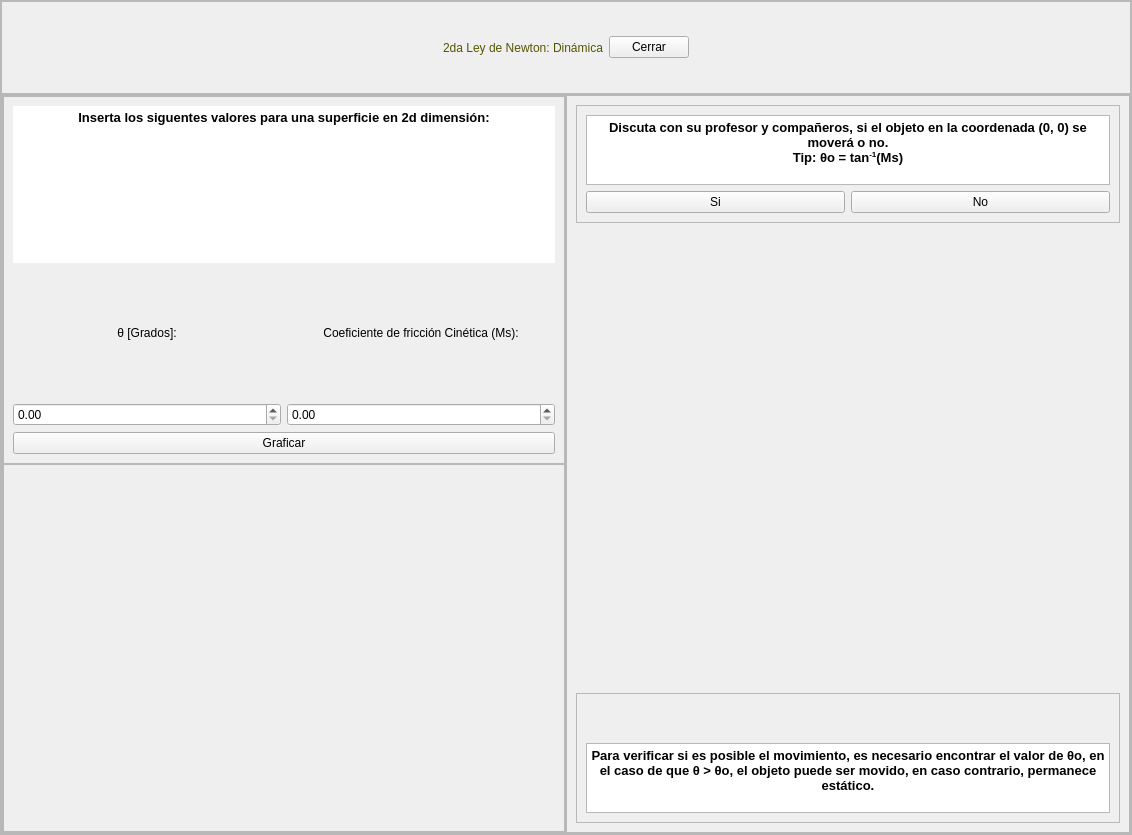
<?xml version="1.0" encoding="UTF-8"?>
<ui version="4.0">
 <class>MainWindow</class>
 <widget class="QMainWindow" name="MainWindow">
  <property name="geometry">
   <rect>
    <x>0</x>
    <y>0</y>
    <width>1132</width>
    <height>835</height>
   </rect>
  </property>
  <property name="windowTitle">
   <string>MainWindow</string>
  </property>
  <widget class="QWidget" name="centralwidget">
   <layout class="QHBoxLayout" name="horizontalLayout">
    <property name="spacing">
     <number>0</number>
    </property>
    <property name="leftMargin">
     <number>0</number>
    </property>
    <property name="topMargin">
     <number>0</number>
    </property>
    <property name="rightMargin">
     <number>0</number>
    </property>
    <property name="bottomMargin">
     <number>0</number>
    </property>
    <item>
     <widget class="QFrame" name="frame">
      <property name="frameShape">
       <enum>QFrame::StyledPanel</enum>
      </property>
      <property name="frameShadow">
       <enum>QFrame::Raised</enum>
      </property>
      <layout class="QVBoxLayout" name="verticalLayout" stretch="1,8">
       <property name="spacing">
        <number>0</number>
       </property>
       <property name="leftMargin">
        <number>0</number>
       </property>
       <property name="topMargin">
        <number>0</number>
       </property>
       <property name="rightMargin">
        <number>0</number>
       </property>
       <property name="bottomMargin">
        <number>0</number>
       </property>
       <item>
        <widget class="QFrame" name="frame_2">
         <property name="frameShape">
          <enum>QFrame::StyledPanel</enum>
         </property>
         <property name="frameShadow">
          <enum>QFrame::Raised</enum>
         </property>
         <layout class="QHBoxLayout" name="horizontalLayout_2">
          <item>
           <spacer name="horizontalSpacer">
            <property name="orientation">
             <enum>Qt::Horizontal</enum>
            </property>
            <property name="sizeHint" stdset="0">
             <size>
              <width>356</width>
              <height>20</height>
             </size>
            </property>
           </spacer>
          </item>
          <item>
           <widget class="QLabel" name="label">
            <property name="styleSheet">
             <string notr="true">font: 63 10pt &quot;Oswald SemiBold&quot;;
color: rgb(85, 85, 0);</string>
            </property>
            <property name="text">
             <string>2da Ley de Newton: Dinámica</string>
            </property>
           </widget>
          </item>
          <item>
           <widget class="QPushButton" name="button_cerrar">
            <property name="text">
             <string>Cerrar</string>
            </property>
           </widget>
          </item>
          <item>
           <spacer name="horizontalSpacer_2">
            <property name="orientation">
             <enum>Qt::Horizontal</enum>
            </property>
            <property name="sizeHint" stdset="0">
             <size>
              <width>356</width>
              <height>20</height>
             </size>
            </property>
           </spacer>
          </item>
         </layout>
        </widget>
       </item>
       <item>
        <widget class="QFrame" name="frame_3">
         <property name="styleSheet">
          <string notr="true">QLabel{
font: 11pt &quot;MS Shell Dlg 2&quot;;
}</string>
         </property>
         <property name="frameShape">
          <enum>QFrame::StyledPanel</enum>
         </property>
         <property name="frameShadow">
          <enum>QFrame::Raised</enum>
         </property>
         <layout class="QHBoxLayout" name="horizontalLayout_3" stretch="1,1">
          <property name="spacing">
           <number>0</number>
          </property>
          <property name="leftMargin">
           <number>0</number>
          </property>
          <property name="topMargin">
           <number>0</number>
          </property>
          <property name="rightMargin">
           <number>0</number>
          </property>
          <property name="bottomMargin">
           <number>0</number>
          </property>
          <item>
           <widget class="QFrame" name="frame_4">
            <property name="frameShape">
             <enum>QFrame::StyledPanel</enum>
            </property>
            <property name="frameShadow">
             <enum>QFrame::Raised</enum>
            </property>
            <layout class="QVBoxLayout" name="verticalLayout_2" stretch="1,1">
             <property name="spacing">
              <number>0</number>
             </property>
             <property name="leftMargin">
              <number>0</number>
             </property>
             <property name="topMargin">
              <number>0</number>
             </property>
             <property name="rightMargin">
              <number>0</number>
             </property>
             <property name="bottomMargin">
              <number>0</number>
             </property>
             <item>
              <widget class="QFrame" name="frame_6">
               <property name="frameShape">
                <enum>QFrame::StyledPanel</enum>
               </property>
               <property name="frameShadow">
                <enum>QFrame::Raised</enum>
               </property>
               <layout class="QVBoxLayout" name="verticalLayout_3" stretch="1,1,1">
                <item>
                 <widget class="QTextEdit" name="textEdit">
                  <property name="frameShape">
                   <enum>QFrame::NoFrame</enum>
                  </property>
                  <property name="frameShadow">
                   <enum>QFrame::Plain</enum>
                  </property>
                  <property name="readOnly">
                   <bool>true</bool>
                  </property>
                  <property name="html">
                   <string>&lt;!DOCTYPE HTML PUBLIC &quot;-//W3C//DTD HTML 4.0//EN&quot; &quot;http://www.w3.org/TR/REC-html40/strict.dtd&quot;&gt;
&lt;html&gt;&lt;head&gt;&lt;meta name=&quot;qrichtext&quot; content=&quot;1&quot; /&gt;&lt;style type=&quot;text/css&quot;&gt;
p, li { white-space: pre-wrap; }
&lt;/style&gt;&lt;/head&gt;&lt;body style=&quot; font-family:'MS Shell Dlg 2'; font-size:7.8pt; font-weight:400; font-style:normal;&quot;&gt;
&lt;p align=&quot;center&quot; style=&quot; margin-top:0px; margin-bottom:0px; margin-left:0px; margin-right:0px; -qt-block-indent:0; text-indent:0px;&quot;&gt;&lt;span style=&quot; font-size:10pt; font-weight:600;&quot;&gt;Inserta los siguentes valores para una superficie en 2d dimensión:&lt;/span&gt;&lt;/p&gt;&lt;/body&gt;&lt;/html&gt;</string>
                  </property>
                 </widget>
                </item>
                <item>
                 <layout class="QGridLayout" name="gridLayout">
                  <item row="1" column="0">
                   <widget class="QDoubleSpinBox" name="sBox_thetha"/>
                  </item>
                  <item row="0" column="0">
                   <widget class="QLabel" name="label_3">
                    <property name="text">
                     <string>θ [Grados]:</string>
                    </property>
                    <property name="alignment">
                     <set>Qt::AlignCenter</set>
                    </property>
                   </widget>
                  </item>
                  <item row="0" column="1">
                   <widget class="QLabel" name="label_2">
                    <property name="text">
                     <string>Coeficiente de fricción Cinética (Ms):</string>
                    </property>
                    <property name="alignment">
                     <set>Qt::AlignCenter</set>
                    </property>
                   </widget>
                  </item>
                  <item row="1" column="1">
                   <widget class="QDoubleSpinBox" name="sBox_Ms"/>
                  </item>
                 </layout>
                </item>
                <item>
                 <widget class="QPushButton" name="button_grafica01">
                  <property name="text">
                   <string>Graficar</string>
                  </property>
                 </widget>
                </item>
               </layout>
              </widget>
             </item>
             <item>
              <widget class="QFrame" name="frame_7">
               <property name="frameShape">
                <enum>QFrame::StyledPanel</enum>
               </property>
               <property name="frameShadow">
                <enum>QFrame::Raised</enum>
               </property>
               <layout class="QVBoxLayout" name="verticalLayout_4">
                <item>
                 <layout class="QHBoxLayout" name="frame_grafica01"/>
                </item>
               </layout>
              </widget>
             </item>
            </layout>
           </widget>
          </item>
          <item>
           <widget class="QFrame" name="frame_5">
            <property name="frameShape">
             <enum>QFrame::StyledPanel</enum>
            </property>
            <property name="frameShadow">
             <enum>QFrame::Raised</enum>
            </property>
            <layout class="QVBoxLayout" name="verticalLayout_5" stretch="1,8,1">
             <item>
              <widget class="QFrame" name="frame_8">
               <property name="frameShape">
                <enum>QFrame::StyledPanel</enum>
               </property>
               <property name="frameShadow">
                <enum>QFrame::Raised</enum>
               </property>
               <layout class="QVBoxLayout" name="verticalLayout_6">
                <item>
                 <widget class="QTextEdit" name="textEdit_2">
                  <property name="html">
                   <string>&lt;!DOCTYPE HTML PUBLIC &quot;-//W3C//DTD HTML 4.0//EN&quot; &quot;http://www.w3.org/TR/REC-html40/strict.dtd&quot;&gt;
&lt;html&gt;&lt;head&gt;&lt;meta name=&quot;qrichtext&quot; content=&quot;1&quot; /&gt;&lt;style type=&quot;text/css&quot;&gt;
p, li { white-space: pre-wrap; }
&lt;/style&gt;&lt;/head&gt;&lt;body style=&quot; font-family:'MS Shell Dlg 2'; font-size:7.8pt; font-weight:400; font-style:normal;&quot;&gt;
&lt;p align=&quot;center&quot; style=&quot; margin-top:0px; margin-bottom:0px; margin-left:0px; margin-right:0px; -qt-block-indent:0; text-indent:0px;&quot;&gt;&lt;span style=&quot; font-size:10pt; font-weight:600;&quot;&gt;Discuta con su profesor y compañeros, si el objeto en la coordenada (0, 0) se moverá o no.&lt;/span&gt;&lt;/p&gt;
&lt;p align=&quot;center&quot; style=&quot; margin-top:0px; margin-bottom:0px; margin-left:0px; margin-right:0px; -qt-block-indent:0; text-indent:0px;&quot;&gt;&lt;span style=&quot; font-size:10pt; font-weight:600;&quot;&gt;Tip:&lt;/span&gt;&lt;span style=&quot; font-size:10pt; font-weight:600; color:#000000;&quot;&gt; &lt;/span&gt;&lt;span style=&quot; font-family:'Consolas,Courier New,monospace'; font-size:10pt; font-weight:600; color:#000000;&quot;&gt;θo = tan&lt;/span&gt;&lt;span style=&quot; font-family:'Consolas,Courier New,monospace'; font-size:10pt; font-weight:600; color:#000000; vertical-align:super;&quot;&gt;-1&lt;/span&gt;&lt;span style=&quot; font-family:'Consolas,Courier New,monospace'; font-size:10pt; font-weight:600; color:#000000;&quot;&gt;(Ms)&lt;/span&gt;&lt;/p&gt;
&lt;p align=&quot;center&quot; style=&quot;-qt-paragraph-type:empty; margin-top:0px; margin-bottom:0px; margin-left:0px; margin-right:0px; -qt-block-indent:0; text-indent:0px; font-size:10pt; font-weight:600;&quot;&gt;&lt;br /&gt;&lt;/p&gt;&lt;/body&gt;&lt;/html&gt;</string>
                  </property>
                 </widget>
                </item>
                <item>
                 <layout class="QGridLayout" name="gridLayout_2">
                  <item row="0" column="0">
                   <widget class="QPushButton" name="button_si">
                    <property name="text">
                     <string>Si</string>
                    </property>
                   </widget>
                  </item>
                  <item row="0" column="1">
                   <widget class="QPushButton" name="button_no">
                    <property name="text">
                     <string>No</string>
                    </property>
                   </widget>
                  </item>
                 </layout>
                </item>
               </layout>
              </widget>
             </item>
             <item>
              <layout class="QHBoxLayout" name="frame_grafica02"/>
             </item>
             <item>
              <widget class="QFrame" name="frame_10">
               <property name="frameShape">
                <enum>QFrame::StyledPanel</enum>
               </property>
               <property name="frameShadow">
                <enum>QFrame::Raised</enum>
               </property>
               <layout class="QVBoxLayout" name="verticalLayout_7" stretch="1,0,1">
                <item>
                 <widget class="QLabel" name="label_respuesta">
                  <property name="text">
                   <string/>
                  </property>
                  <property name="alignment">
                   <set>Qt::AlignCenter</set>
                  </property>
                 </widget>
                </item>
                <item>
                 <layout class="QGridLayout" name="gridLayout_3">
                  <item row="0" column="0">
                   <widget class="QLabel" name="label_thetha">
                    <property name="text">
                     <string/>
                    </property>
                   </widget>
                  </item>
                  <item row="0" column="1">
                   <widget class="QLabel" name="label_thetha0">
                    <property name="text">
                     <string/>
                    </property>
                   </widget>
                  </item>
                 </layout>
                </item>
                <item>
                 <widget class="QTextEdit" name="textEdit_3">
                  <property name="readOnly">
                   <bool>true</bool>
                  </property>
                  <property name="html">
                   <string>&lt;!DOCTYPE HTML PUBLIC &quot;-//W3C//DTD HTML 4.0//EN&quot; &quot;http://www.w3.org/TR/REC-html40/strict.dtd&quot;&gt;
&lt;html&gt;&lt;head&gt;&lt;meta name=&quot;qrichtext&quot; content=&quot;1&quot; /&gt;&lt;style type=&quot;text/css&quot;&gt;
p, li { white-space: pre-wrap; }
&lt;/style&gt;&lt;/head&gt;&lt;body style=&quot; font-family:'MS Shell Dlg 2'; font-size:7.8pt; font-weight:400; font-style:normal;&quot;&gt;
&lt;p align=&quot;center&quot; style=&quot; margin-top:0px; margin-bottom:0px; margin-left:0px; margin-right:0px; -qt-block-indent:0; text-indent:0px;&quot;&gt;&lt;span style=&quot; font-size:10pt; font-weight:600;&quot;&gt;Para verificar si es posible el movimiento, es necesario encontrar el valor de &lt;/span&gt;&lt;span style=&quot; font-family:'Consolas,Courier New,monospace'; font-size:10pt; font-weight:600; color:#000000;&quot;&gt;θo, en el caso de que θ &amp;gt; θo, el objeto puede ser movido, en caso contrario, permanece estático.&lt;/span&gt;&lt;/p&gt;&lt;/body&gt;&lt;/html&gt;</string>
                  </property>
                 </widget>
                </item>
               </layout>
              </widget>
             </item>
            </layout>
           </widget>
          </item>
         </layout>
        </widget>
       </item>
      </layout>
     </widget>
    </item>
   </layout>
  </widget>
 </widget>
 <resources/>
 <connections/>
</ui>
